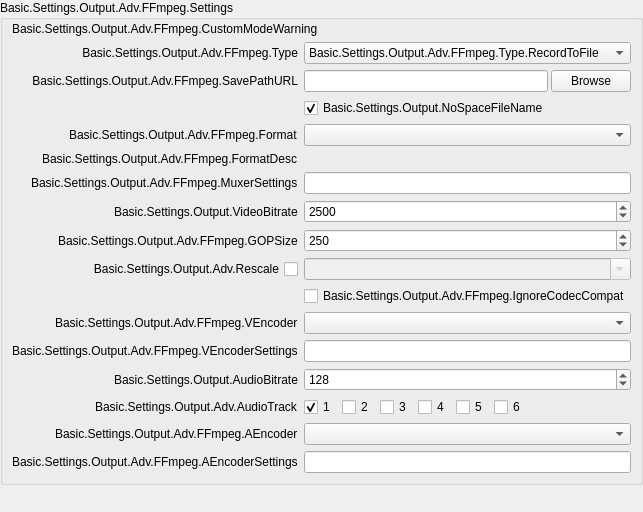
                          <widget class="QWidget" name="scrollAreaWidgetContents_8">
                           <property name="geometry">
                            <rect>
                             <x>0</x>
                             <y>0</y>
                             <width>630</width>
                             <height>512</height>
                            </rect>
                           </property>
                           <layout class="QVBoxLayout" name="verticalLayout_27">
                            <property name="leftMargin">
                             <number>0</number>
                            </property>
                            <property name="topMargin">
                             <number>0</number>
                            </property>
                            <property name="rightMargin">
                             <number>0</number>
                            </property>
                            <property name="bottomMargin">
                             <number>0</number>
                            </property>
                            <item>
                             <widget class="QGroupBox" name="advOutRecFFmpeg">
                              <property name="title">
                               <string>Basic.Settings.Output.Adv.FFmpeg.Settings</string>
                              </property>
                              <layout class="QFormLayout" name="formLayout_7">
                               <property name="fieldGrowthPolicy">
                                <enum>QFormLayout::FieldGrowthPolicy::AllNonFixedFieldsGrow</enum>
                               </property>
                               <property name="labelAlignment">
                                <set>Qt::AlignmentFlag::AlignRight|Qt::AlignmentFlag::AlignTrailing|Qt::AlignmentFlag::AlignVCenter</set>
                               </property>
                               <property name="leftMargin">
                                <number>9</number>
                               </property>
                               <property name="topMargin">
                                <number>2</number>
                               </property>
                               <property name="rightMargin">
                                <number>9</number>
                               </property>
                               <property name="bottomMargin">
                                <number>9</number>
                               </property>
                               <item row="0" column="0" colspan="2">
                                <widget class="QLabel" name="label_19">
                                 <property name="text">
                                  <string>Basic.Settings.Output.Adv.FFmpeg.CustomModeWarning</string>
                                 </property>
                                 <property name="wordWrap">
                                  <bool>true</bool>
                                 </property>
                                 <property name="class" stdset="0">
                                  <string notr="true">text-warning</string>
                                 </property>
                                </widget>
                               </item>
                               <item row="1" column="0">
                                <widget class="QLabel" name="label_48">
                                 <property name="sizePolicy">
                                  <sizepolicy hsizetype="Preferred" vsizetype="Expanding">
                                   <horstretch>0</horstretch>
                                   <verstretch>0</verstretch>
                                  </sizepolicy>
                                 </property>
                                 <property name="minimumSize">
                                  <size>
                                   <width>170</width>
                                   <height>0</height>
                                  </size>
                                 </property>
                                 <property name="text">
                                  <string>Basic.Settings.Output.Adv.FFmpeg.Type</string>
                                 </property>
                                 <property name="alignment">
                                  <set>Qt::AlignmentFlag::AlignRight|Qt::AlignmentFlag::AlignTrailing|Qt::AlignmentFlag::AlignVCenter</set>
                                 </property>
                                </widget>
                               </item>
                               <item row="1" column="1">
                                <widget class="QComboBox" name="advOutFFType">
                                 <item>
                                  <property name="text">
                                   <string>Basic.Settings.Output.Adv.FFmpeg.Type.RecordToFile</string>
                                  </property>
                                 </item>
                                 <item>
                                  <property name="text">
                                   <string>Basic.Settings.Output.Adv.FFmpeg.Type.URL</string>
                                  </property>
                                 </item>
                                </widget>
                               </item>
                               <item row="2" column="0">
                                <widget class="QLabel" name="label_36">
                                 <property name="sizePolicy">
                                  <sizepolicy hsizetype="Preferred" vsizetype="Expanding">
                                   <horstretch>0</horstretch>
                                   <verstretch>0</verstretch>
                                  </sizepolicy>
                                 </property>
                                 <property name="minimumSize">
                                  <size>
                                   <width>170</width>
                                   <height>0</height>
                                  </size>
                                 </property>
                                 <property name="text">
                                  <string>Basic.Settings.Output.Adv.FFmpeg.SavePathURL</string>
                                 </property>
                                 <property name="alignment">
                                  <set>Qt::AlignmentFlag::AlignRight|Qt::AlignmentFlag::AlignTrailing|Qt::AlignmentFlag::AlignVCenter</set>
                                 </property>
                                </widget>
                               </item>
                               <item row="2" column="1">
                                <widget class="QStackedWidget" name="stackedWidget_2">
                                 <property name="sizePolicy">
                                  <sizepolicy hsizetype="Preferred" vsizetype="Maximum">
                                   <horstretch>0</horstretch>
                                   <verstretch>0</verstretch>
                                  </sizepolicy>
                                 </property>
                                 <property name="currentIndex">
                                  <number>0</number>
                                 </property>
                                 <widget class="QWidget" name="page_7">
                                  <property name="sizePolicy">
                                   <sizepolicy hsizetype="Preferred" vsizetype="Maximum">
                                    <horstretch>0</horstretch>
                                    <verstretch>0</verstretch>
                                   </sizepolicy>
                                  </property>
                                  <layout class="QHBoxLayout" name="horizontalLayout_27">
                                   <property name="spacing">
                                    <number>3</number>
                                   </property>
                                   <property name="leftMargin">
                                    <number>0</number>
                                   </property>
                                   <property name="topMargin">
                                    <number>0</number>
                                   </property>
                                   <property name="rightMargin">
                                    <number>0</number>
                                   </property>
                                   <property name="bottomMargin">
                                    <number>0</number>
                                   </property>
                                   <item>
                                    <widget class="QLineEdit" name="advOutFFRecPath">
                                     <property name="readOnly">
                                      <bool>true</bool>
                                     </property>
                                    </widget>
                                   </item>
                                   <item>
                                    <widget class="QPushButton" name="advOutFFPathBrowse">
                                     <property name="text">
                                      <string>Browse</string>
                                     </property>
                                    </widget>
                                   </item>
                                  </layout>
                                 </widget>
                                 <widget class="QWidget" name="page_8">
                                  <property name="sizePolicy">
                                   <sizepolicy hsizetype="Preferred" vsizetype="Maximum">
                                    <horstretch>0</horstretch>
                                    <verstretch>0</verstretch>
                                   </sizepolicy>
                                  </property>
                                  <layout class="QHBoxLayout" name="horizontalLayout_30">
                                   <property name="spacing">
                                    <number>0</number>
                                   </property>
                                   <property name="leftMargin">
                                    <number>0</number>
                                   </property>
                                   <property name="topMargin">
                                    <number>0</number>
                                   </property>
                                   <property name="rightMargin">
                                    <number>0</number>
                                   </property>
                                   <property name="bottomMargin">
                                    <number>0</number>
                                   </property>
                                   <item>
                                    <widget class="QLineEdit" name="advOutFFURL">
                                     <property name="enabled">
                                      <bool>true</bool>
                                     </property>
                                    </widget>
                                   </item>
                                  </layout>
                                 </widget>
                                </widget>
                               </item>
                               <item row="3" column="1">
                                <widget class="QCheckBox" name="advOutFFNoSpace">
                                 <property name="text">
                                  <string>Basic.Settings.Output.NoSpaceFileName</string>
                                 </property>
                                 <property name="checked">
                                  <bool>true</bool>
                                 </property>
                                </widget>
                               </item>
                               <item row="4" column="0">
                                <widget class="QLabel" name="label_16">
                                 <property name="text">
                                  <string>Basic.Settings.Output.Adv.FFmpeg.Format</string>
                                 </property>
                                </widget>
                               </item>
                               <item row="4" column="1">
                                <widget class="QComboBox" name="advOutFFFormat"/>
                               </item>
                               <item row="5" column="0">
                                <widget class="QLabel" name="label_44">
                                 <property name="text">
                                  <string>Basic.Settings.Output.Adv.FFmpeg.FormatDesc</string>
                                 </property>
                                </widget>
                               </item>
                               <item row="5" column="1">
                                <widget class="QLabel" name="advOutFFFormatDesc">
                                 <property name="text">
                                  <string/>
                                 </property>
                                </widget>
                               </item>
                               <item row="6" column="0">
                                <widget class="QLabel" name="label_1337">
                                 <property name="text">
                                  <string>Basic.Settings.Output.Adv.FFmpeg.MuxerSettings</string>
                                 </property>
                                </widget>
                               </item>
                               <item row="6" column="1">
                                <widget class="QLineEdit" name="advOutFFMCfg"/>
                               </item>
                               <item row="7" column="0">
                                <widget class="QLabel" name="label_40">
                                 <property name="text">
                                  <string>Basic.Settings.Output.VideoBitrate</string>
                                 </property>
                                </widget>
                               </item>
                               <item row="7" column="1">
                                <widget class="OBS::SpinBox" name="advOutFFVBitrate">
                                 <property name="minimum">
                                  <number>0</number>
                                 </property>
                                 <property name="maximum">
                                  <number>1000000000</number>
                                 </property>
                                 <property name="value">
                                  <number>2500</number>
                                 </property>
                                </widget>
                               </item>
                               <item row="8" column="0">
                                <widget class="QLabel" name="label_63">
                                 <property name="text">
                                  <string>Basic.Settings.Output.Adv.FFmpeg.GOPSize</string>
                                 </property>
                                </widget>
                               </item>
                               <item row="8" column="1">
                                <widget class="OBS::SpinBox" name="advOutFFVGOPSize">
                                 <property name="maximum">
                                  <number>1000000000</number>
                                 </property>
                                 <property name="value">
                                  <number>250</number>
                                 </property>
                                </widget>
                               </item>
                               <item row="9" column="0">
                                <widget class="QCheckBox" name="advOutFFUseRescale">
                                 <property name="sizePolicy">
                                  <sizepolicy hsizetype="Minimum" vsizetype="Expanding">
                                   <horstretch>0</horstretch>
                                   <verstretch>0</verstretch>
                                  </sizepolicy>
                                 </property>
                                 <property name="layoutDirection">
                                  <enum>Qt::LayoutDirection::RightToLeft</enum>
                                 </property>
                                 <property name="text">
                                  <string>Basic.Settings.Output.Adv.Rescale</string>
                                 </property>
                                </widget>
                               </item>
                               <item row="9" column="1">
                                <widget class="QComboBox" name="advOutFFRescale">
                                 <property name="enabled">
                                  <bool>false</bool>
                                 </property>
                                 <property name="editable">
                                  <bool>true</bool>
                                 </property>
                                </widget>
                               </item>
                               <item row="10" column="1">
                                <widget class="QCheckBox" name="advOutFFIgnoreCompat">
                                 <property name="text">
                                  <string>Basic.Settings.Output.Adv.FFmpeg.IgnoreCodecCompat</string>
                                 </property>
                                </widget>
                               </item>
                               <item row="11" column="0">
                                <widget class="QLabel" name="label_37">
                                 <property name="text">
                                  <string>Basic.Settings.Output.Adv.FFmpeg.VEncoder</string>
                                 </property>
                                </widget>
                               </item>
                               <item row="11" column="1">
                                <widget class="QComboBox" name="advOutFFVEncoder"/>
                               </item>
                               <item row="12" column="0">
                                <widget class="QLabel" name="label_38">
                                 <property name="text">
                                  <string>Basic.Settings.Output.Adv.FFmpeg.VEncoderSettings</string>
                                 </property>
                                </widget>
                               </item>
                               <item row="12" column="1">
                                <widget class="QLineEdit" name="advOutFFVCfg"/>
                               </item>
                               <item row="13" column="0">
                                <widget class="QLabel" name="label_41">
                                 <property name="text">
                                  <string>Basic.Settings.Output.AudioBitrate</string>
                                 </property>
                                </widget>
                               </item>
                               <item row="13" column="1">
                                <widget class="OBS::SpinBox" name="advOutFFABitrate">
                                 <property name="minimum">
                                  <number>32</number>
                                 </property>
                                 <property name="maximum">
                                  <number>4096</number>
                                 </property>
                                 <property name="singleStep">
                                  <number>16</number>
                                 </property>
                                 <property name="value">
                                  <number>128</number>
                                 </property>
                                </widget>
                               </item>
                               <item row="14" column="0">
                                <widget class="QLabel" name="label_47">
                                 <property name="text">
                                  <string>Basic.Settings.Output.Adv.AudioTrack</string>
                                 </property>
                                </widget>
                               </item>
                               <item row="14" column="1">
                                <widget class="QFrame" name="widget_10">
                                 <property name="sizePolicy">
                                  <sizepolicy hsizetype="Maximum" vsizetype="Preferred">
                                   <horstretch>0</horstretch>
                                   <verstretch>0</verstretch>
                                  </sizepolicy>
                                 </property>
                                 <layout class="QHBoxLayout" name="horizontalLayout_26">
                                  <property name="leftMargin">
                                   <number>0</number>
                                  </property>
                                  <property name="topMargin">
                                   <number>0</number>
                                  </property>
                                  <property name="rightMargin">
                                   <number>0</number>
                                  </property>
                                  <property name="bottomMargin">
                                   <number>0</number>
                                  </property>
                                  <item>
                                   <widget class="QCheckBox" name="advOutFFTrack1">
                                    <property name="text">
                                     <string notr="true">1</string>
                                    </property>
                                    <property name="checked">
                                     <bool>true</bool>
                                    </property>
                                   </widget>
                                  </item>
                                  <item>
                                   <widget class="QCheckBox" name="advOutFFTrack2">
                                    <property name="text">
                                     <string notr="true">2</string>
                                    </property>
                                   </widget>
                                  </item>
                                  <item>
                                   <widget class="QCheckBox" name="advOutFFTrack3">
                                    <property name="text">
                                     <string notr="true">3</string>
                                    </property>
                                   </widget>
                                  </item>
                                  <item>
                                   <widget class="QCheckBox" name="advOutFFTrack4">
                                    <property name="text">
                                     <string notr="true">4</string>
                                    </property>
                                   </widget>
                                  </item>
                                  <item>
                                   <widget class="QCheckBox" name="advOutFFTrack5">
                                    <property name="text">
                                     <string notr="true">5</string>
                                    </property>
                                   </widget>
                                  </item>
                                  <item>
                                   <widget class="QCheckBox" name="advOutFFTrack6">
                                    <property name="text">
                                     <string notr="true">6</string>
                                    </property>
                                   </widget>
                                  </item>
                                 </layout>
                                </widget>
                               </item>
                               <item row="15" column="0">
                                <widget class="QLabel" name="label_39">
                                 <property name="text">
                                  <string>Basic.Settings.Output.Adv.FFmpeg.AEncoder</string>
                                 </property>
                                </widget>
                               </item>
                               <item row="15" column="1">
                                <widget class="QComboBox" name="advOutFFAEncoder"/>
                               </item>
                               <item row="16" column="0">
                                <widget class="QLabel" name="label_46">
                                 <property name="text">
                                  <string>Basic.Settings.Output.Adv.FFmpeg.AEncoderSettings</string>
                                 </property>
                                </widget>
                               </item>
                               <item row="16" column="1">
                                <widget class="QLineEdit" name="advOutFFACfg"/>
                               </item>
                              </layout>
                             </widget>
                            </item>
                            <item>
                             <spacer name="verticalSpacer_6">
                              <property name="orientation">
                               <enum>Qt::Orientation::Vertical</enum>
                              </property>
                              <property name="sizeHint" stdset="0">
                               <size>
                                <width>20</width>
                                <height>0</height>
                               </size>
                              </property>
                             </spacer>
                            </item>
                           </layout>
                          </widget>
